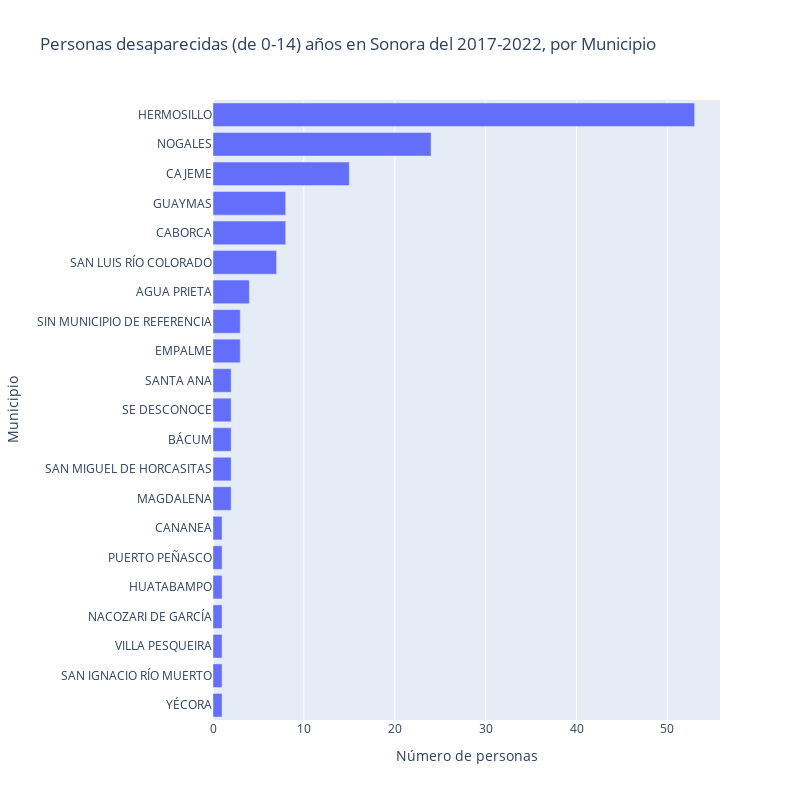

Write notebook code for a chart like this one.
### Code cell
# Número de personas desaparecidas por Municipio
dff = personas_desaparecidas.sum(axis=1).sort_values(ascending=True)
fig = px.bar(dff, x=dff.values, y=dff.index, orientation='h',
            title = 'Personas desaparecidas (de 0-14) años en Sonora del 2017-2022, por Municipio',
            labels = {'index':"",
                        "x": "Número de personas" },
                        width=800, height=800)
fig.show()

### Figure 1 — Plotly figure (JSON) as saved in the notebook; plotly's stock layout.template omitted (floating-point values rounded to 4 significant figures)
{"data": [{"alignmentgroup": "True", "hovertemplate": "Número de personas=%{x}<br>Municipio=%{y}<extra></extra>", "legendgroup": "", "marker": {"color": "#636efa", "pattern": {"shape": ""}}, "name": "", "offsetgroup": "", "orientation": "h", "showlegend": false, "textposition": "auto", "type": "bar", "x": [1, 1, 1, 1, 1, 1, 1, 2, 2, 2, 2, 2, 3, 3, 4, 7, 8, 8, 15, 24, 53], "xaxis": "x", "y": ["YÉCORA", "SAN IGNACIO RÍO MUERTO", "VILLA PESQUEIRA", "NACOZARI DE GARCÍA", "HUATABAMPO", "PUERTO PEÑASCO", "CANANEA", "MAGDALENA", "SAN MIGUEL DE HORCASITAS", "BÁCUM", "SE DESCONOCE", "SANTA ANA", "EMPALME", "SIN MUNICIPIO DE REFERENCIA", "AGUA PRIETA", "SAN LUIS RÍO COLORADO", "CABORCA", "GUAYMAS", "CAJEME", "NOGALES", "HERMOSILLO"], "yaxis": "y"}], "layout": {"barmode": "relative", "height": 800, "legend": {"tracegroupgap": 0}, "title": {"text": "Personas desaparecidas (de 0-14) años en Sonora del 2017-2022, por Municipio"}, "width": 800, "xaxis": {"anchor": "y", "domain": [0, 1], "title": {"text": "Número de personas"}}, "yaxis": {"anchor": "x", "domain": [0, 1], "title": {"text": "Municipio"}}}}
